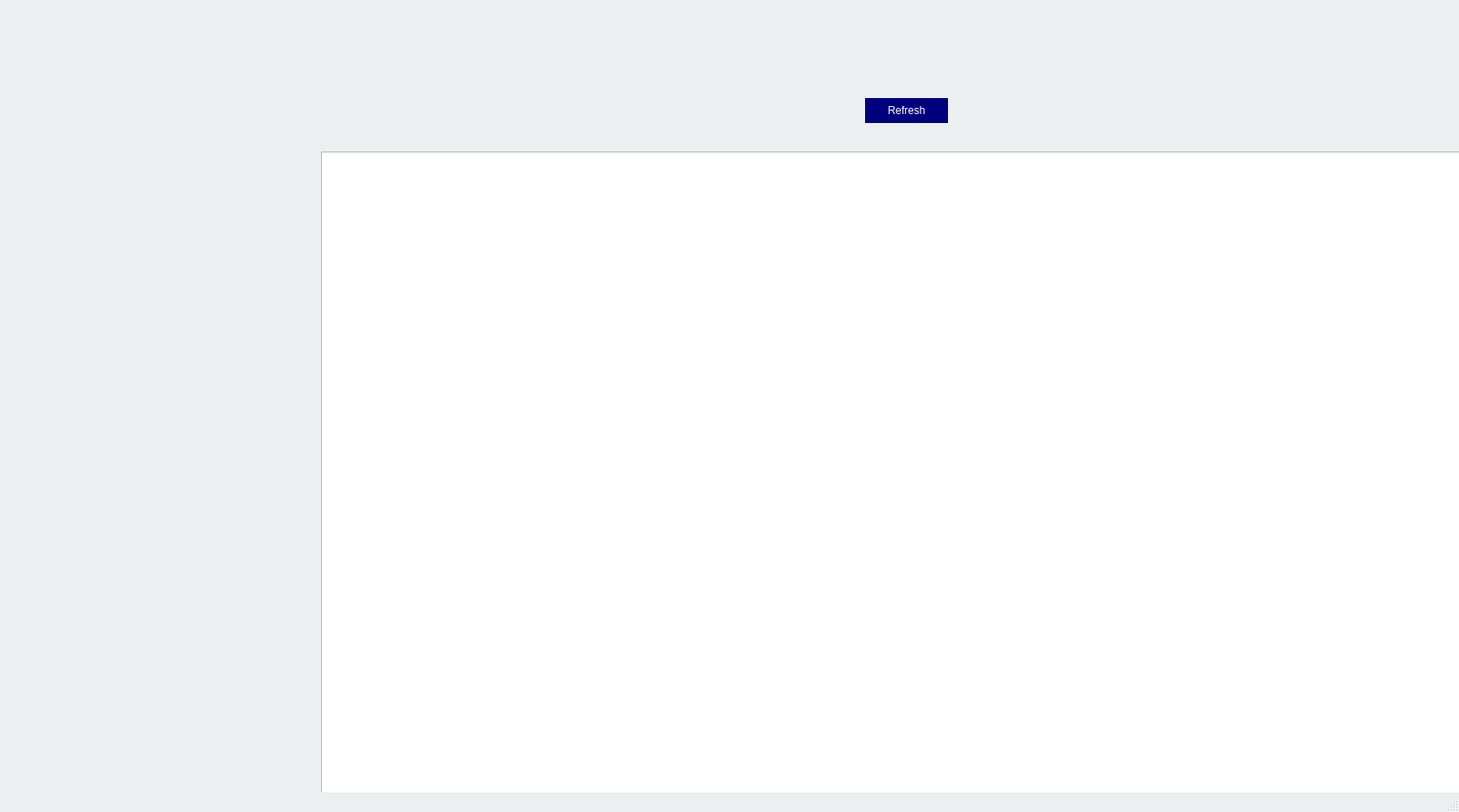
<?xml version="1.0" encoding="UTF-8"?>
<ui version="4.0">
 <class>StudentMainWindow</class>
 <widget class="QMainWindow" name="StudentMainWindow">
  <property name="geometry">
   <rect>
    <x>0</x>
    <y>0</y>
    <width>1636</width>
    <height>911</height>
   </rect>
  </property>
  <property name="windowTitle">
   <string>MainWindow</string>
  </property>
  <property name="styleSheet">
   <string notr="true">QMainWindow {background-color: rgb(235, 239, 240);}
QPushButton {background-color: rgb(0, 0, 127); color: white; border: 2 px; border-radius: 10 px;}

</string>
  </property>
  <widget class="QWidget" name="centralwidget">
   <widget class="QTableView" name="studentView">
    <property name="geometry">
     <rect>
      <x>360</x>
      <y>170</y>
      <width>1281</width>
      <height>731</height>
     </rect>
    </property>
   </widget>
   <widget class="QPushButton" name="refreshButton">
    <property name="geometry">
     <rect>
      <x>970</x>
      <y>110</y>
      <width>93</width>
      <height>28</height>
     </rect>
    </property>
    <property name="minimumSize">
     <size>
      <width>93</width>
      <height>28</height>
     </size>
    </property>
    <property name="text">
     <string>Refresh</string>
    </property>
   </widget>
  </widget>
  <widget class="QMenuBar" name="menubar">
   <property name="geometry">
    <rect>
     <x>0</x>
     <y>0</y>
     <width>1636</width>
     <height>26</height>
    </rect>
   </property>
  </widget>
  <widget class="QStatusBar" name="statusbar"/>
 </widget>
 <resources/>
 <connections/>
</ui>
